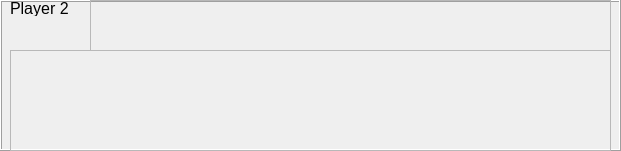
  <widget class="QFrame" name="p2stuff">
   <property name="geometry">
    <rect>
     <x>720</x>
     <y>180</y>
     <width>621</width>
     <height>151</height>
    </rect>
   </property>
   <property name="frameShape">
    <enum>QFrame::Box</enum>
   </property>
   <property name="frameShadow">
    <enum>QFrame::Raised</enum>
   </property>
   <widget class="QLabel" name="labelleftplayer">
    <property name="geometry">
     <rect>
      <x>10</x>
      <y>0</y>
      <width>201</width>
      <height>16</height>
     </rect>
    </property>
    <property name="font">
     <font>
      <pointsize>12</pointsize>
     </font>
    </property>
    <property name="text">
     <string>Player 2</string>
    </property>
   </widget>
   <widget class="QLabel" name="iconleftplayer">
    <property name="geometry">
     <rect>
      <x>10</x>
      <y>20</y>
      <width>41</width>
      <height>31</height>
     </rect>
    </property>
    <property name="text">
     <string/>
    </property>
    <property name="scaledContents">
     <bool>true</bool>
    </property>
   </widget>
   <widget class="QFrame" name="p2properties">
    <property name="geometry">
     <rect>
      <x>10</x>
      <y>50</y>
      <width>601</width>
      <height>101</height>
     </rect>
    </property>
    <property name="frameShape">
     <enum>QFrame::StyledPanel</enum>
    </property>
    <property name="frameShadow">
     <enum>QFrame::Raised</enum>
    </property>
    <widget class="QLabel" name="p2p1">
     <property name="geometry">
      <rect>
       <x>0</x>
       <y>0</y>
       <width>91</width>
       <height>41</height>
      </rect>
     </property>
     <property name="text">
      <string/>
     </property>
     <property name="scaledContents">
      <bool>true</bool>
     </property>
    </widget>
    <widget class="QLabel" name="p2p2">
     <property name="geometry">
      <rect>
       <x>0</x>
       <y>50</y>
       <width>91</width>
       <height>41</height>
      </rect>
     </property>
     <property name="text">
      <string/>
     </property>
     <property name="scaledContents">
      <bool>true</bool>
     </property>
    </widget>
    <widget class="QLabel" name="p2p3">
     <property name="geometry">
      <rect>
       <x>100</x>
       <y>0</y>
       <width>91</width>
       <height>41</height>
      </rect>
     </property>
     <property name="text">
      <string/>
     </property>
     <property name="scaledContents">
      <bool>true</bool>
     </property>
    </widget>
    <widget class="QLabel" name="p2p4">
     <property name="geometry">
      <rect>
       <x>100</x>
       <y>50</y>
       <width>91</width>
       <height>41</height>
      </rect>
     </property>
     <property name="text">
      <string/>
     </property>
     <property name="scaledContents">
      <bool>true</bool>
     </property>
    </widget>
    <widget class="QLabel" name="p2p5">
     <property name="geometry">
      <rect>
       <x>200</x>
       <y>0</y>
       <width>91</width>
       <height>41</height>
      </rect>
     </property>
     <property name="text">
      <string/>
     </property>
     <property name="scaledContents">
      <bool>true</bool>
     </property>
    </widget>
    <widget class="QLabel" name="p2p6">
     <property name="geometry">
      <rect>
       <x>200</x>
       <y>50</y>
       <width>91</width>
       <height>41</height>
      </rect>
     </property>
     <property name="text">
      <string/>
     </property>
     <property name="scaledContents">
      <bool>true</bool>
     </property>
    </widget>
    <widget class="QLabel" name="p2p7">
     <property name="geometry">
      <rect>
       <x>300</x>
       <y>0</y>
       <width>91</width>
       <height>41</height>
      </rect>
     </property>
     <property name="text">
      <string/>
     </property>
     <property name="scaledContents">
      <bool>true</bool>
     </property>
    </widget>
    <widget class="QLabel" name="p2p8">
     <property name="geometry">
      <rect>
       <x>300</x>
       <y>50</y>
       <width>91</width>
       <height>41</height>
      </rect>
     </property>
     <property name="text">
      <string/>
     </property>
     <property name="scaledContents">
      <bool>true</bool>
     </property>
    </widget>
    <widget class="QLabel" name="p2p9">
     <property name="geometry">
      <rect>
       <x>400</x>
       <y>0</y>
       <width>91</width>
       <height>41</height>
      </rect>
     </property>
     <property name="text">
      <string/>
     </property>
     <property name="scaledContents">
      <bool>true</bool>
     </property>
    </widget>
    <widget class="QLabel" name="p2p10">
     <property name="geometry">
      <rect>
       <x>400</x>
       <y>50</y>
       <width>91</width>
       <height>41</height>
      </rect>
     </property>
     <property name="text">
      <string/>
     </property>
     <property name="scaledContents">
      <bool>true</bool>
     </property>
    </widget>
    <widget class="QLabel" name="p2p11">
     <property name="geometry">
      <rect>
       <x>500</x>
       <y>0</y>
       <width>91</width>
       <height>41</height>
      </rect>
     </property>
     <property name="text">
      <string/>
     </property>
     <property name="scaledContents">
      <bool>true</bool>
     </property>
    </widget>
    <widget class="QLabel" name="p2p12">
     <property name="geometry">
      <rect>
       <x>500</x>
       <y>50</y>
       <width>91</width>
       <height>41</height>
      </rect>
     </property>
     <property name="text">
      <string/>
     </property>
     <property name="scaledContents">
      <bool>true</bool>
     </property>
    </widget>
   </widget>
   <widget class="QFrame" name="p2money">
    <property name="geometry">
     <rect>
      <x>90</x>
      <y>0</y>
      <width>521</width>
      <height>51</height>
     </rect>
    </property>
    <property name="frameShape">
     <enum>QFrame::StyledPanel</enum>
    </property>
    <property name="frameShadow">
     <enum>QFrame::Raised</enum>
    </property>
    <widget class="QLabel" name="amountp2">
     <property name="geometry">
      <rect>
       <x>10</x>
       <y>20</y>
       <width>111</width>
       <height>31</height>
      </rect>
     </property>
     <property name="font">
      <font>
       <family>Kabel</family>
       <pointsize>9</pointsize>
       <weight>50</weight>
       <bold>false</bold>
      </font>
     </property>
     <property name="text">
      <string/>
     </property>
    </widget>
    <widget class="QLabel" name="monollarsign2">
     <property name="geometry">
      <rect>
       <x>0</x>
       <y>0</y>
       <width>31</width>
       <height>31</height>
      </rect>
     </property>
     <property name="text">
      <string/>
     </property>
     <property name="scaledContents">
      <bool>true</bool>
     </property>
    </widget>
   </widget>
  </widget>
